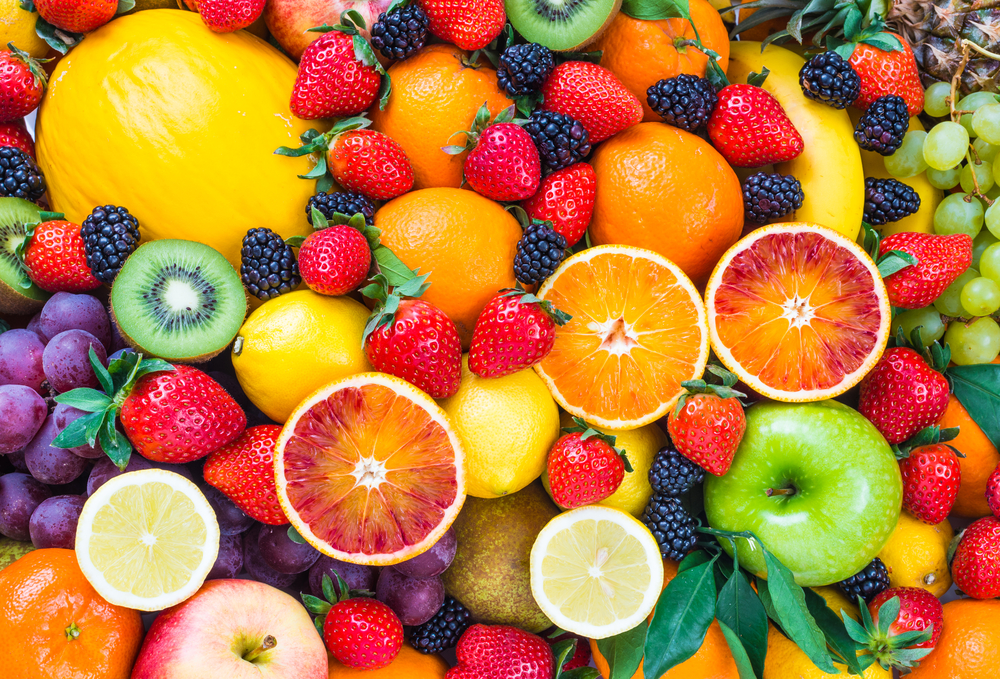
#> input picture data/raw/second_image.jpg, 1000 x 679 px, found by its file name
$ python matriz_de_cores.py
#> lines starting #> are read from the running program, lines starting #| are printed output that depends on the picture
import cv2
import numpy as np

# Carrega a imagem no formato BGR
imagem_bgr = cv2.imread("data/raw/second_image.jpg")
#> imagem_bgr is the input picture: shape (679, 1000, 3); mean B, G, R 60.9, 123, 182.6

# Verifica se a imagem foi carregada corretamente
if imagem_bgr is None:
    print("Erro ao carregar a imagem.")
    exit()

# Converte para RGB (para facilitar leitura humana)
imagem_rgb = cv2.cvtColor(imagem_bgr, cv2.COLOR_BGR2RGB)

# Separa os canais (R, G, B)
R, G, B = cv2.split(imagem_rgb)
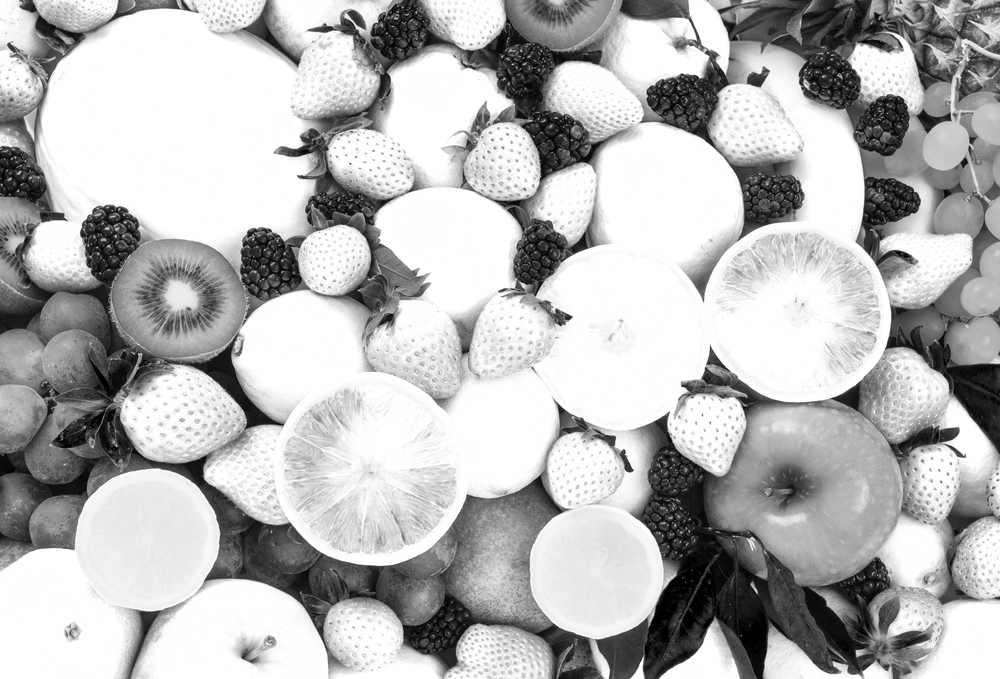
#> R: shape (679, 1000); min 0, max 255, mean 182.6
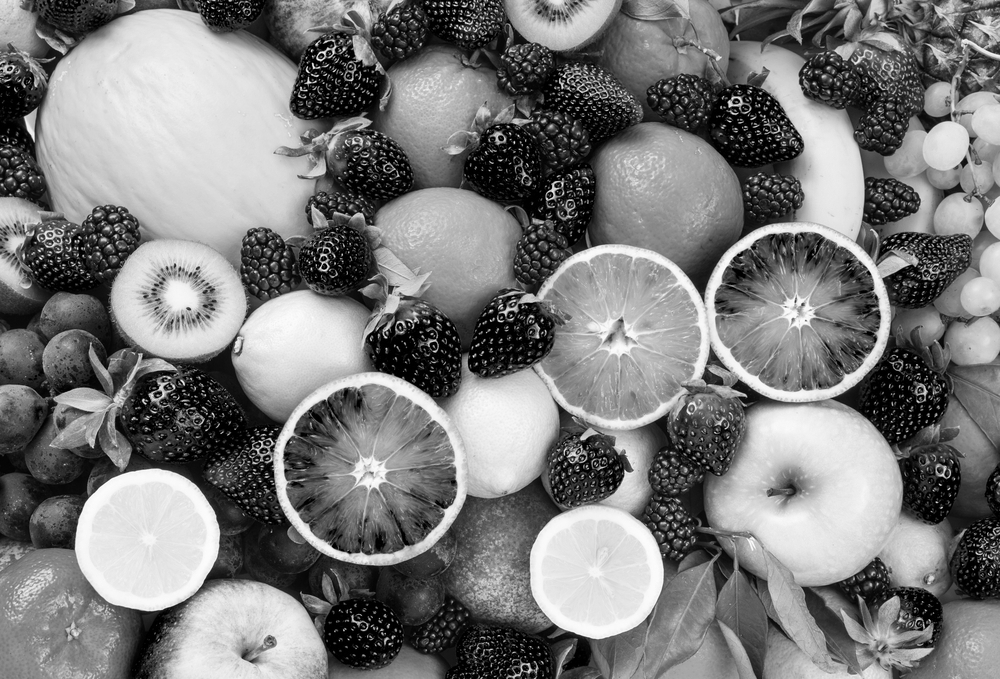
#> G: shape (679, 1000); min 0, max 255, mean 123
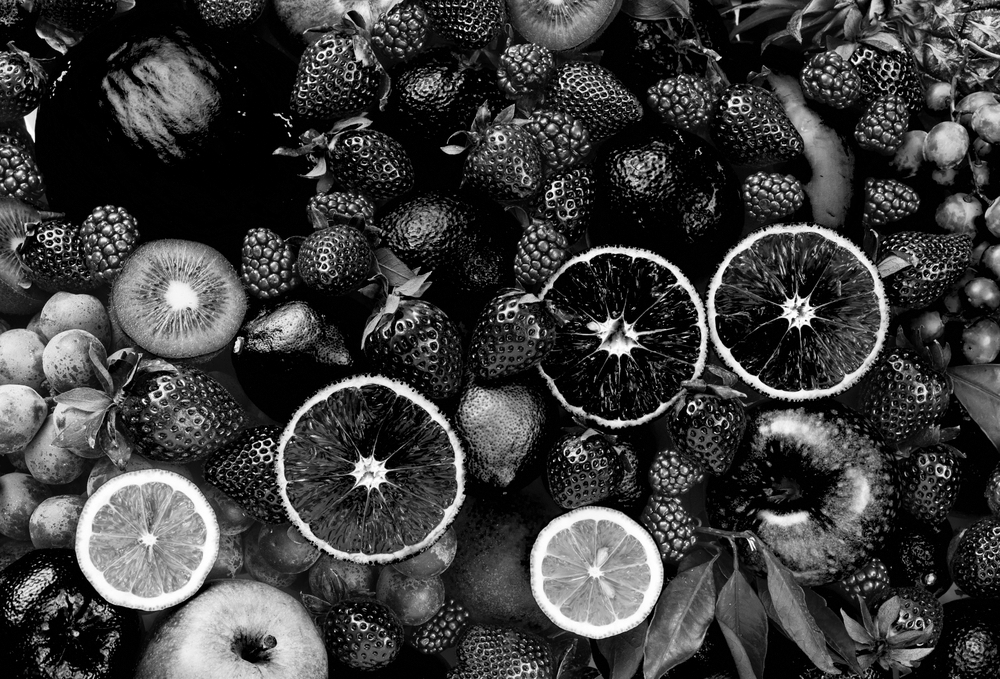
#> B: shape (679, 1000); min 0, max 255, mean 60.9

# Converte para escala de cinza
imagem_cinza = cv2.cvtColor(imagem_rgb, cv2.COLOR_RGB2GRAY)
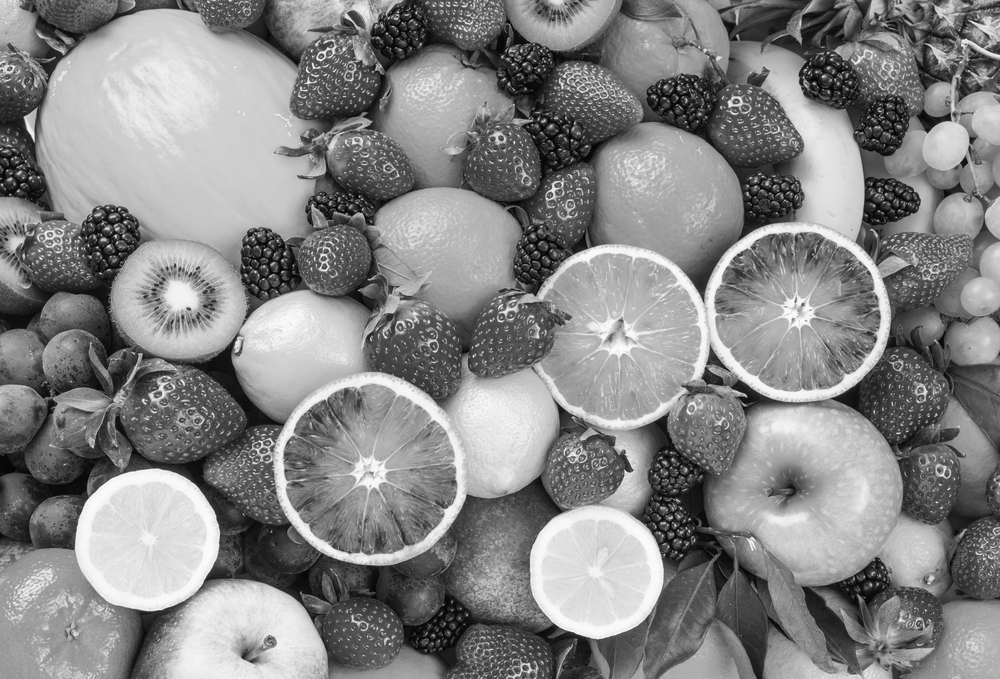
#> imagem_cinza: shape (679, 1000); min 0, max 254, mean 133.8

# Exibe as matrizes no terminal
print("=== Matriz do Canal Vermelho (R) ===")
print(R)
#> (printed output is left out)

print("\n=== Matriz do Canal Verde (G) ===")
print(G)
#> (printed output is left out)

print("\n=== Matriz do Canal Azul (B) ===")
print(B)
#> (printed output is left out)

print("\n=== Matriz da Imagem em Escala de Cinza ===")
print(imagem_cinza)
#> (printed output is left out)
